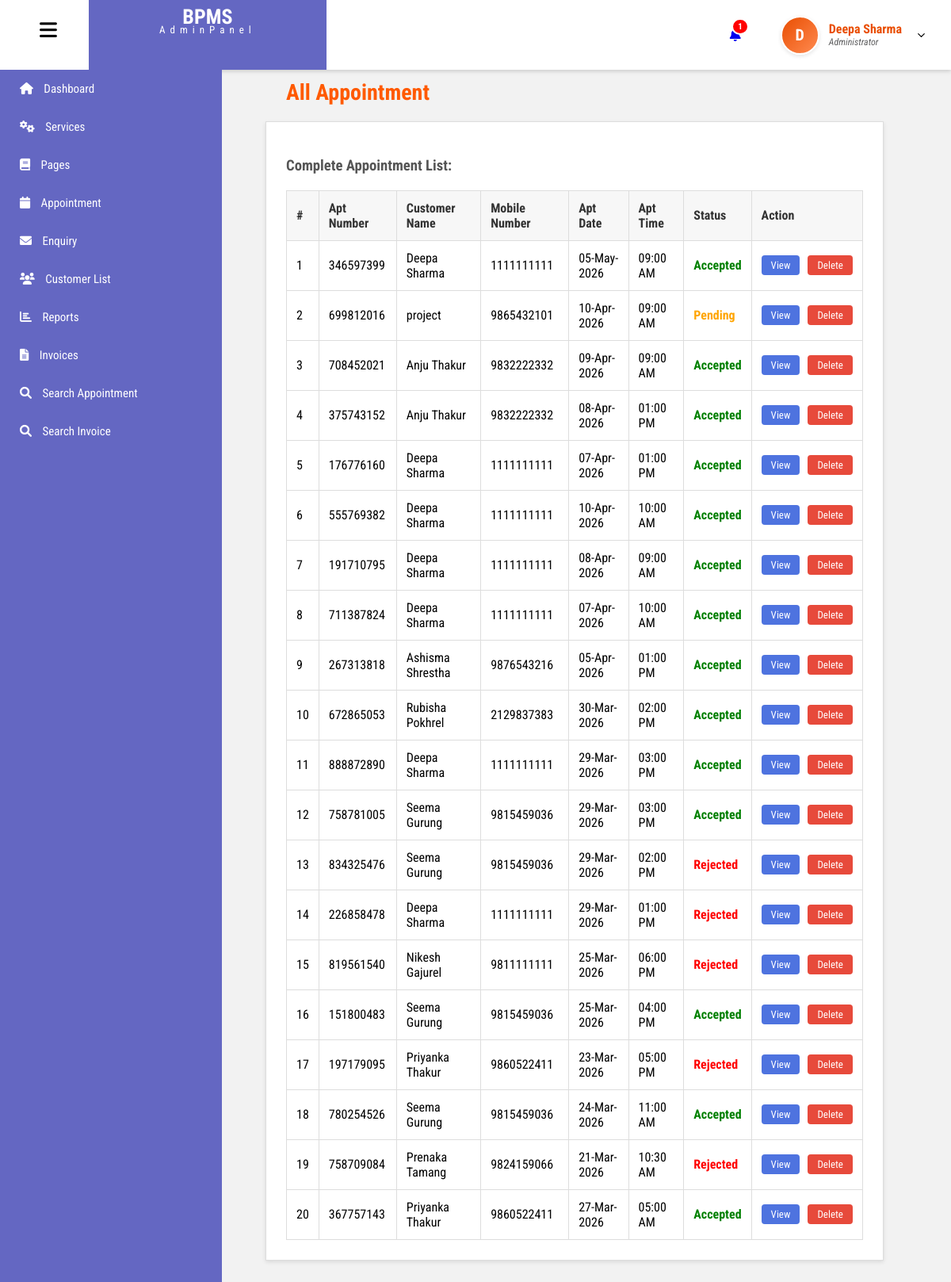
/admin/all-appointment.php (signed in), run on the app's committed database.
### tables this page shows
CREATE TABLE `tblusers` (
  `id` int(11) NOT NULL,
  `FullName` varchar(100) DEFAULT NULL,
  `email` varchar(100) NOT NULL,
  `Image` varchar(200) DEFAULT NULL,
  `password` varchar(255) NOT NULL,
  `role` enum('admin','user') NOT NULL,
  `created_at` timestamp NOT NULL DEFAULT current_timestamp(),
  `MobileNumber` varchar(15) DEFAULT NULL
);

CREATE TABLE `tblappointment` (
  `ID` int(11) NOT NULL,
  `AppointmentNumber` int(11) NOT NULL,
  `UserID` int(11) DEFAULT NULL,
  `ServiceId` int(11) DEFAULT NULL,
  `AptDate` date DEFAULT NULL,
  `AptTime` time DEFAULT NULL,
  `Message` mediumtext DEFAULT NULL,
  `BookingDate` timestamp NULL DEFAULT current_timestamp(),
  `Status` varchar(50) DEFAULT NULL,
  `Remark` varchar(250) DEFAULT NULL,
  `UpdationDate` timestamp NULL DEFAULT NULL ON UPDATE current_timestamp()
);

### admin/all-appointment.php (the view, shortened to what this page needs)
<?php
include('includes/dbconnection.php');
if (strlen($_SESSION['bpmsaid']) == 0) {
    header('location:logout.php');
    exit();
} else {
?>
<!DOCTYPE html>
<html lang="en">
<head>
    <link rel="stylesheet" href="css/all-appointment.css">
</head>
<body>
<?php include 'includes/header.php'; ?>
<?php include 'includes/sidebar.php'; ?>
<main id="main-content" class="main-content">
    <h2 class="title">All Appointment</h2>
    <div class="container">
        <h3 class="subtitle">Complete Appointment List:</h3>
        <table class="appointment-table" width="100%" border="1" style="border-collapse: collapse;">
            <thead>
                <tr>
                    <th>#</th>
                    <th>Apt Number</th>
                    <th>Customer Name</th>
                    <th>Mobile Number</th>
                    <th>Apt Date</th>
                    <th>Apt Time</th>
                    <th>Status</th>
                    <th>Action</th>
                </tr>
            </thead>
            <tbody>
            <?php
            $ret = mysqli_query($con, "SELECT tblappointment.ID, tblappointment.AppointmentNumber, tblappointment.AptDate, tblappointment.AptTime, tblappointment.Status, tblusers.FullName, tblusers.MobileNumber
                                       FROM tblappointment
                                       JOIN tblusers ON tblusers.id = tblappointment.UserID
                                       ORDER BY tblappointment.ID DESC");
            $cnt = 1;
            if(mysqli_num_rows($ret) > 0) {
                while ($row = mysqli_fetch_array($ret)) {
            ?>
                <tr>
                    <td><?php echo $cnt;?></td>
                    <td><?php echo $row['AppointmentNumber'];?></td>
                    <td><?php echo $row['FullName'];?></td>
                    <td><?php echo $row['MobileNumber'];?></td>
                    <td><?php echo date("d-M-Y", strtotime($row['AptDate']));?></td>
                    <td><?php echo date("h:i A", strtotime($row['AptTime']));?></td>
                    <td>
                        <?php
                        $status = $row['Status'];
                        if($status == "Pending" || $status == "" || $status == "0") {
                            echo '<span class="status-pending">Pending</span>';
                        } elseif($status == "Accepted") {
                            echo '<span class="status-accepted">Accepted</span>';
                        } else {
                            echo '<span class="status-rejected">Rejected</span>';
                        }
                        ?>
                    </td>
                    <td>
                        <div class="action-buttons">
                            <a href="view-appointment.php?viewid=<?php echo $row['ID'];?>" class="view-btn">View</a>
                            <a href="all-appointment.php?delid=<?php echo $row['ID'];?>" class="delete-btn" onclick="return confirm('Do you really want to delete?');">Delete</a>
                        </div>
                    </td>
                </tr>
            <?php
                $cnt++;
                }
            } else { ?>
                <tr>
                    <td colspan="8" style="text-align:center; color:red; padding:20px;">No appointments found in database.</td>
                </tr>
            <?php } ?>
            </tbody>
        </table>
    </div>
</main>
</body>
</html>
<?php } ?>

### admin/includes/header.php (shortened to what this page needs)
<?php
include_once('includes/dbconnection.php');
$adminid = $_SESSION['bpmsaid'];
$headerQuery = mysqli_query($con, "SELECT FullName, Image FROM tblusers WHERE id='$adminid'");
$adminData = mysqli_fetch_array($headerQuery);
$fullName = !empty($adminData['FullName']) ? $adminData['FullName'] : "Admin";
$adminImage = $adminData['Image'];
$initial = strtoupper(substr($fullName, 0, 1));
$ret = mysqli_query($con, "SELECT ID FROM tblappointment WHERE Status='Pending' OR Status='' OR Status='0'");
$new_count = mysqli_num_rows($ret);
?>
<!DOCTYPE html>
<html lang="en">
<head>
  <link rel="stylesheet" href="https://cdnjs.cloudflare.com/ajax/libs/font-awesome/6.0.0/css/all.min.css">
  <link rel="stylesheet" href="includes/header.css">
</head>
<body>
<header id="header">
  <div class="logo">
    <i class="fa-solid fa-bars" id="hamburger"></i>
    <div class="logo2">
      <h1>BPMS</h1>
      <p>AdminPanel</p>
    </div>
  </div>
  <div class="icon">
    <div class="bell">
      <a href="new-appointment.php" style="position: relative; text-decoration: none;">
        <i class="fa-solid fa-bell"></i>
        <?php if($new_count > 0): ?>
          <span class="notification-badge"><?php echo $new_count; ?></span>
        <?php endif; ?>
      </a>
    </div>
    <div class="admin-profile-container" style="position: relative; display: flex; align-items: center;">
      <div class="user" onclick="toggleDropdown()" style="cursor: pointer;">
        <div class="avatar-circle">
            <?php if(empty($adminImage)): ?>
                <?php echo $initial; ?>
            <?php else: ?>
                <img src="images/<?php echo $adminImage; ?>" alt="Admin Profile" class="profile-pic">
            <?php endif; ?>
        </div>
        <div class="user-text">
          <h3><?php echo $fullName; ?></h3>
          <p>Administrator</p>
        </div>
        <img src="images/dropdown.svg" alt="dropdown" id="drop-arrow" style="transition: transform 0.3s;">
      </div>
    </div>
  </div>
</header>
</body>
</html>

### admin/css/all-appointment.css (style rules this page uses)
body { font-family: 'Poppins', 'Roboto', sans-serif; background-color: #f2f2f2; margin: 0; }
.main-content { position: relative; top: 60px; margin-left: 0; min-height: 100vh; padding: 20px; background-color: #f2f2f2; box-sizing: border-box; transition: margin-left 0.3s ease; }
.main-content.shifted { margin-left: 250px; }
.title { color: #ff5a00; margin: 20px 0; font-size: 28px; padding-left: 10%; }
.container { width: 80%; margin: 20px auto; background: white; padding: 25px; border: 1px solid #ddd; box-shadow: 0 2px 5px rgba(0,0,0,0.1); overflow-x: auto; }
.subtitle { color: #555; margin-bottom: 20px; }
.appointment-table { width: 100%; border-collapse: collapse; }
.appointment-table th, .appointment-table td { border: 1px solid #ddd; padding: 12px; text-align: left; }
.appointment-table th { background: #f7f7f7; color: #333; }
.status-pending { color: orange; font-weight: bold; }
.status-accepted { color: green; font-weight: bold; }
.status-rejected { color: red; font-weight: bold; }
.view-btn { background: #337ab7; color: white; padding: 6px 12px; border-radius: 3px; text-decoration: none; font-size: 13px; }
.delete-btn { background: #d9534f; color: white; padding: 6px 12px; border-radius: 3px; text-decoration: none; font-size: 13px; cursor: pointer; }
.action-buttons { display: flex; gap: 5px; }

### admin/includes/header.css (style rules this page uses)
body { font-family: 'Roboto Condensed', sans-serif; margin: 0; padding: 0; background-color: #e3e3e3; }
#header { display: flex; justify-content: space-between; height: 11vh; background-color: white; box-shadow: 0 2px 5px rgb(181, 176, 176); position: sticky; top: 0; z-index: 1000; }
.logo { display: flex; gap: 40px; }
.logo i { font-size: 25px; padding-top: 25px; margin-left: 50px; cursor: pointer; }
.logo2 { width: 300px; height: 11vh; text-align: center; background-color: #6467c2; color: white; line-height: 12px; font-size: 13px; }
.logo2 h1 { margin: 15px 0 5px 0; }
.logo2 p { letter-spacing: 6px; margin: 0; }
.icon { display: flex; }
.bell { padding: 30px 50px; display: flex; align-items: center; }
.notification-badge { position: absolute; top: -12px; right: -10px; background-color: #ff0000; color: white; font-size: 11px; padding: 2px 6px; border-radius: 50%; font-weight: bold; border: 2px solid white; }
.user { display: flex; gap: 12px; padding-right: 30px; align-items: center; height: 100%; }
.avatar-circle { width: 45px; height: 45px; border-radius: 50%; background: linear-gradient(135deg, #e94e02, #ff8a50); color: white; display: flex; align-items: center; justify-content: center; font-weight: bold; font-size: 20px; overflow: hidden; border: 2px solid #fff; box-shadow: 0 2px 5px rgba(0,0,0,0.1); }
.user-text { line-height: 1.2; }
.user-text h3 { color: #e94e02; margin: 0; font-size: 16px; }
.user-text p { font-style: italic; color: rgb(97, 97, 98); margin: 0; font-size: 12px; }
.user img#drop-arrow { width: 15px; margin-left: 5px; }

### admin/includes/sidebar.css (style rules this page uses)
#header { position: fixed; top: 0; left: 0; height: 11vh; width: 100%; background: #ffffff; display: flex; justify-content: space-between; align-items: center; box-shadow: 0 2px 5px #ccc; z-index: 2000; }

### admin/all-appointment.php (style rules this page uses)
.view-btn { background-color: #4e73df; color: white; padding: 5px 12px; border-radius: 4px; text-decoration: none; font-size: 13px; }
.delete-btn { background-color: #e74a3b; color: white; padding: 5px 12px; border-radius: 4px; text-decoration: none; font-size: 13px; margin-left: 5px; }
.status-pending { color: orange; font-weight: bold; }
.status-accepted { color: green; font-weight: bold; }
.status-rejected { color: red; font-weight: bold; }
.action-buttons { display: flex; align-items: center; }

### data on the page
tblusers: FullName "D", FullName "Deepa Sharma"
tblappointment: AppointmentNumber "346597399", UserID.FullName "Deepa Sharma", UserID.MobileNumber "1111111111", AptDate "05-May-2026", AptTime "09:00 AM", Status "Accepted"
tblappointment: AppointmentNumber "699812016", UserID.FullName "project", UserID.MobileNumber "9865432101", AptDate "10-Apr-2026", AptTime "09:00 AM", Status "Pending"
tblappointment: AppointmentNumber "708452021", UserID.FullName "Anju Thakur", UserID.MobileNumber "9832222332", AptDate "09-Apr-2026", AptTime "09:00 AM", Status "Accepted"
tblappointment: AppointmentNumber "375743152", UserID.FullName "Anju Thakur", UserID.MobileNumber "9832222332", AptDate "08-Apr-2026", AptTime "01:00 PM", Status "Accepted"
tblappointment: AppointmentNumber "176776160", UserID.FullName "Deepa Sharma", UserID.MobileNumber "1111111111", AptDate "07-Apr-2026", AptTime "01:00 PM", Status "Accepted"
tblappointment: AppointmentNumber "555769382", UserID.FullName "Deepa Sharma", UserID.MobileNumber "1111111111", AptDate "10-Apr-2026", AptTime "10:00 AM", Status "Accepted"
tblappointment: AppointmentNumber "191710795", UserID.FullName "Deepa Sharma", UserID.MobileNumber "1111111111", AptDate "08-Apr-2026", AptTime "09:00 AM", Status "Accepted"
tblappointment: AppointmentNumber "711387824", UserID.FullName "Deepa Sharma", UserID.MobileNumber "1111111111", AptDate "07-Apr-2026", AptTime "10:00 AM", Status "Accepted"
tblappointment: AppointmentNumber "267313818", UserID.FullName "Ashisma Shrestha", UserID.MobileNumber "9876543216", AptDate "05-Apr-2026", AptTime "01:00 PM", Status "Accepted"
tblappointment: AppointmentNumber "672865053", UserID.FullName "Rubisha Pokhrel", UserID.MobileNumber "2129837383", AptDate "30-Mar-2026", AptTime "02:00 PM", Status "Accepted"
tblappointment: AppointmentNumber "888872890", UserID.FullName "Deepa Sharma", UserID.MobileNumber "1111111111", AptDate "29-Mar-2026", AptTime "03:00 PM", Status "Accepted"
tblappointment: AppointmentNumber "758781005", UserID.FullName "Seema Gurung", UserID.MobileNumber "9815459036", AptDate "29-Mar-2026", AptTime "03:00 PM", Status "Accepted"
tblappointment: AppointmentNumber "834325476", UserID.FullName "Seema Gurung", UserID.MobileNumber "9815459036", AptDate "29-Mar-2026", AptTime "02:00 PM", Status "Rejected"
tblappointment: AppointmentNumber "226858478", UserID.FullName "Deepa Sharma", UserID.MobileNumber "1111111111", AptDate "29-Mar-2026", AptTime "01:00 PM", Status "Rejected"
tblappointment: AppointmentNumber "819561540", UserID.FullName "Nikesh Gajurel", UserID.MobileNumber "9811111111", AptDate "25-Mar-2026", AptTime "06:00 PM", Status "Rejected"
tblappointment: AppointmentNumber "151800483", UserID.FullName "Seema Gurung", UserID.MobileNumber "9815459036", AptDate "25-Mar-2026", AptTime "04:00 PM", Status "Accepted"
tblappointment: AppointmentNumber "197179095", UserID.FullName "Priyanka Thakur", UserID.MobileNumber "9860522411", AptDate "23-Mar-2026", AptTime "05:00 PM", Status "Rejected"
tblappointment: AppointmentNumber "780254526", UserID.FullName "Seema Gurung", UserID.MobileNumber "9815459036", AptDate "24-Mar-2026", AptTime "11:00 AM", Status "Accepted"
tblappointment: AppointmentNumber "758709084", UserID.FullName "Prenaka Tamang", UserID.MobileNumber "9824159066", AptDate "21-Mar-2026", AptTime "10:30 AM", Status "Rejected"
tblappointment: AppointmentNumber "367757143", UserID.FullName "Priyanka Thakur", UserID.MobileNumber "9860522411", AptDate "27-Mar-2026", AptTime "05:00 AM", Status "Accepted"

### other printed values
$new_count "1"
